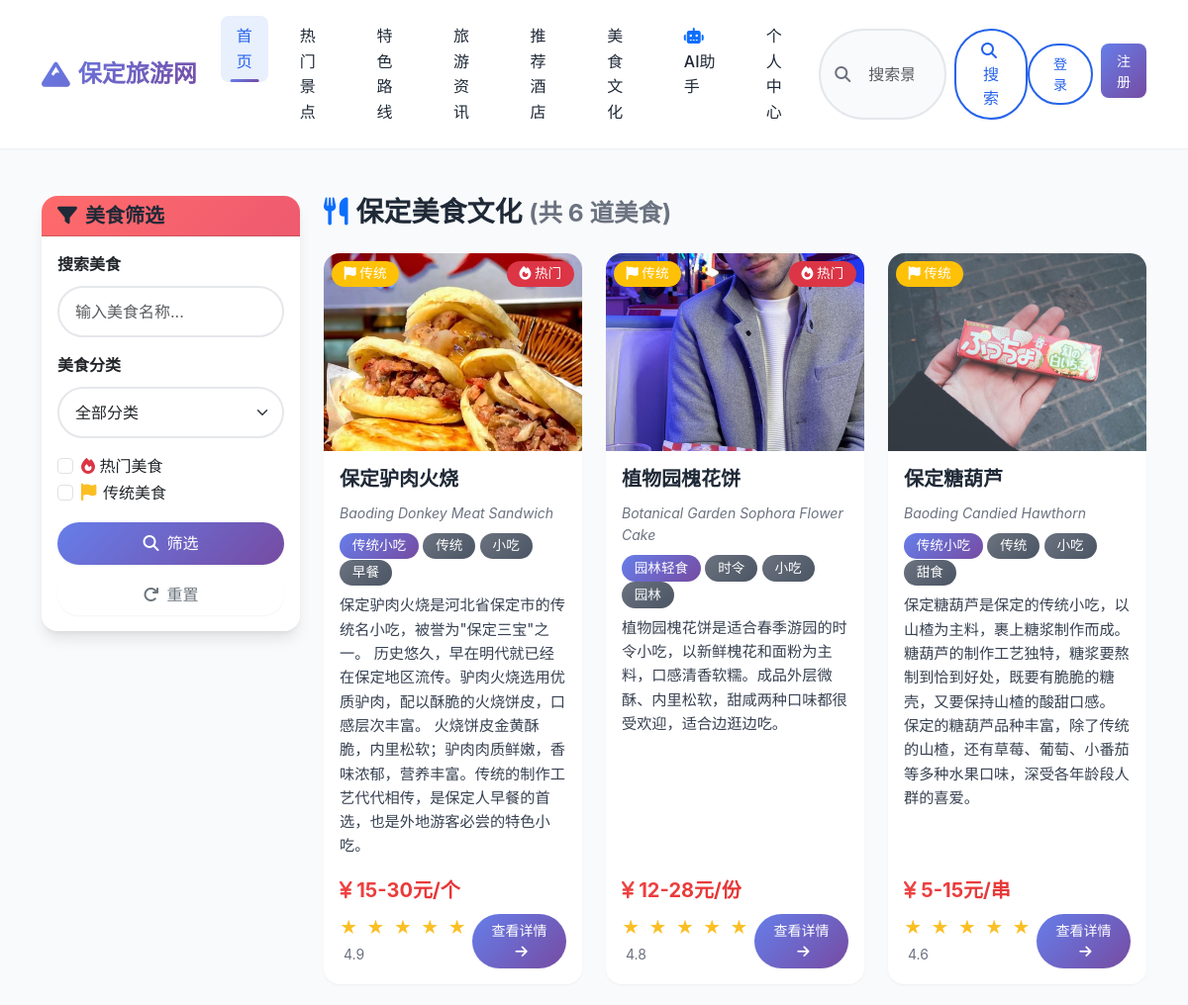
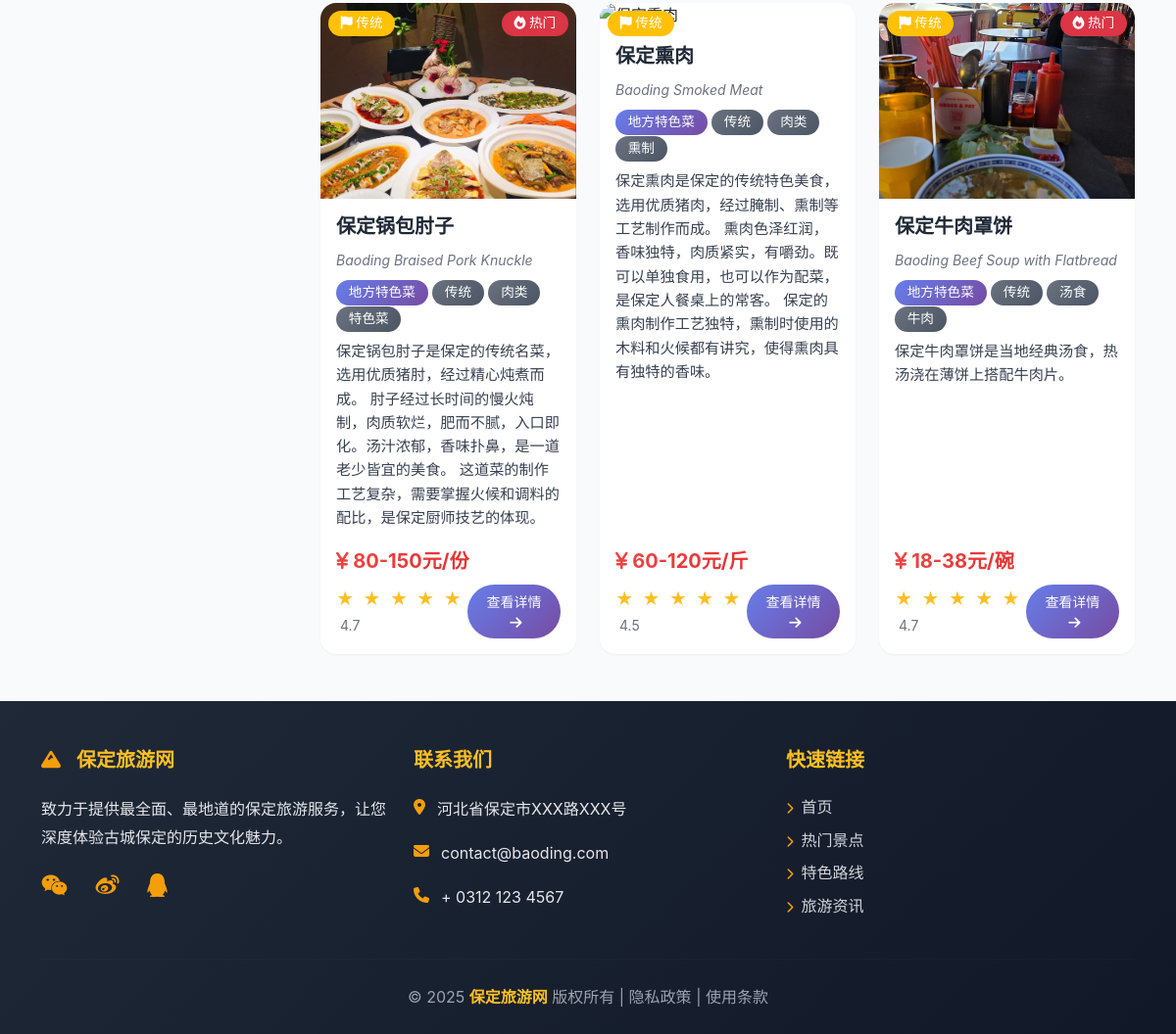
Page /foods/ on the committed database (2 pictures, top to bottom).
### apps/foods/models.py (models this page shows, shortened)
class Food(models.Model):
    category = models.ForeignKey(
        FoodCategory,
        on_delete=models.SET_NULL,
        null=True,
        blank=True,
        related_name='foods',
        verbose_name="美食分类"
    )
    name = models.CharField(max_length=100, verbose_name="美食名称")
    english_name = models.CharField(max_length=100, blank=True, null=True, verbose_name="英文名称")
    description = models.TextField(verbose_name="美食介绍")
    ingredients = models.TextField(blank=True, null=True, verbose_name="主要食材")
    cooking_method = models.TextField(blank=True, null=True, verbose_name="制作方法")
    cultural_background = models.TextField(blank=True, null=True, verbose_name="文化背景")
    cover_image = models.ImageField(upload_to='food_covers/', verbose_name="封面图")
    price_range = models.CharField(max_length=50, blank=True, null=True, verbose_name="价格区间")
    average_price = models.DecimalField(max_digits=10, decimal_places=2, blank=True, null=True, verbose_name="平均价格")
    is_recommended = models.BooleanField(default=False, verbose_name="是否推荐")
    is_hot = models.BooleanField(default=False, verbose_name="是否热门")
    is_traditional = models.BooleanField(default=False, verbose_name="是否传统美食")
    rating = models.DecimalField(max_digits=3, decimal_places=1, default=5.0, verbose_name="评分")
    views_count = models.PositiveIntegerField(default=0, verbose_name="浏览次数")
    tags = models.CharField(max_length=200, blank=True, null=True, verbose_name="标签（用逗号分隔）")
    recommended_restaurants = models.TextField(blank=True, null=True, verbose_name="推荐餐厅（用换行分隔）")
    created_at = models.DateTimeField(auto_now_add=True, verbose_name="创建时间")
    updated_at = models.DateTimeField(auto_now=True, verbose_name="更新时间")
    display_order = models.PositiveIntegerField(default=0, verbose_name="显示顺序")
    class Meta:
        verbose_name = "美食"
        verbose_name_plural = verbose_name
        ordering = ['display_order', '-is_hot', '-is_recommended', '-rating', '-created_at']
        indexes = [
            models.Index(fields=['category', '-is_hot', '-rating']),
            models.Index(fields=['-created_at']),
        ]
    def get_tags_list(self):
        if self.tags:
            return [tag.strip() for tag in self.tags.split(',') if tag.strip()]
        return []

class FoodCategory(models.Model):
    name = models.CharField(max_length=50, verbose_name="分类名称")
    description = models.TextField(blank=True, null=True, verbose_name="分类描述")
    icon = models.CharField(max_length=50, blank=True, null=True, verbose_name="图标类名（Font Awesome）")
    display_order = models.PositiveIntegerField(default=0, verbose_name="显示顺序")
    class Meta:
        verbose_name = "美食分类"
        verbose_name_plural = verbose_name
        ordering = ['display_order', 'name']

### apps/foods/views.py (the view, shortened to what this page needs)
# urls.py: path('', views.FoodListView.as_view(), name='list'),
class FoodListView(ListView):
    model = Food
    template_name = 'foods/list.html'
    context_object_name = 'foods'
    paginate_by = 12
    def get_queryset(self):
        queryset = Food.objects.select_related('category').prefetch_related('images').all()
        category_id = self.request.GET.get('category')
        if category_id:
            queryset = queryset.filter(category_id=category_id)
        search = self.request.GET.get('search')
        is_hot = self.request.GET.get('is_hot')
        if is_hot == '1':
            queryset = queryset.filter(is_hot=True)
        is_traditional = self.request.GET.get('is_traditional')
        if is_traditional == '1':
            queryset = queryset.filter(is_traditional=True)
        return queryset
    def get_context_data(self, **kwargs):
        context = super().get_context_data(**kwargs)
        context['categories'] = FoodCategory.objects.all()
        context['selected_category'] = self.request.GET.get('category')
        context['search'] = self.request.GET.get('search', '')
        context['is_hot'] = self.request.GET.get('is_hot')
        context['is_traditional'] = self.request.GET.get('is_traditional')
        return context

### apps/index/templatetags/index_tags.py (called while the page is built)
@register.filter
def stars(value):
    try:
        rating = float(value)
        full_stars = int(rating)
        has_half = (rating - full_stars) >= 0.5
        return {
            'full': full_stars,
            'has_half': has_half,
            'empty': 5 - full_stars - (1 if has_half else 0),
            'rating': rating
        }
    except (ValueError, TypeError):
        return {
            'full': 0,
            'has_half': False,
            'empty': 5,
            'rating': 0
        }

### templates/foods/list.html (shortened to what this page needs)
{% extends 'common/base.html' %}
{% load static %}
{% block content %}
<div class="container my-5">
    <div class="row">
        <div class="col-lg-3">
            <div class="card border-0 shadow-lg mb-4 sticky-top" style="top: 100px;">
                <div class="card-header text-white rounded-top-lg" style="background: linear-gradient(135deg, #ff6b6b 0%, #ee5a6f 100%);">
                    <h5 class="mb-0"><i class="fas fa-filter me-2"></i>美食筛选</h5>
                </div>
                <div class="card-body">
                    <form method="get" action="{% url 'foods:list' %}" id="filter-form">
                        <div class="mb-3">
                            <label for="search" class="form-label fw-bold">搜索美食</label>
                            <input type="text" class="form-control rounded-pill" id="search" name="search"
                                   value="{{ search }}" placeholder="输入美食名称...">
                        </div>
                        <div class="mb-3">
                            <label for="category" class="form-label fw-bold">美食分类</label>
                            <select class="form-select rounded-pill" id="category" name="category">
                                <option value="">全部分类</option>
                            </select>
                        </div>
                        <div class="mb-3">
                            <div class="form-check">
                                <input class="form-check-input" type="checkbox" id="is_hot" name="is_hot" value="1" {% if is_hot %}checked{% endif %}>
                                <label class="form-check-label" for="is_hot">
                                    <i class="fas fa-fire text-danger"></i> 热门美食
                                </label>
                            </div>
                            <div class="form-check">
                                <input class="form-check-input" type="checkbox" id="is_traditional" name="is_traditional" value="1" {% if is_traditional %}checked{% endif %}>
                                <label class="form-check-label" for="is_traditional">
                                    <i class="fas fa-flag text-warning"></i> 传统美食
                                </label>
                            </div>
                        </div>
                        <button type="submit" class="btn btn-primary w-100 rounded-pill">
                            <i class="fas fa-search me-2"></i>筛选
                        </button>
                        <a href="{% url 'foods:list' %}" class="btn btn-outline-secondary w-100 rounded-pill mt-2">
                            <i class="fas fa-redo me-2"></i>重置
                        </a>
                    </form>
                </div>
            </div>
        </div>
        <div class="col-lg-9">
            <div class="d-flex justify-content-between align-items-center mb-4">
                <h3 class="mb-0">
                    <i class="fas fa-utensils text-primary me-2"></i>保定美食文化
                    <small class="text-muted">(共 {{ foods|length }} 道美食)</small>
                </h3>
            </div>
    {% if foods %}
    <div class="row g-4">
        {% for food in foods %}
        <div class="col-md-6 col-lg-4">
            <div class="card h-100 shadow-sm hover-shadow-lg transition-all">
                <div class="position-relative">
                    {% if food.cover_image %}
                    <img src="{{ food.cover_image.url }}" class="card-img-top" alt="{{ food.name }}" style="height: 200px; object-fit: cover;">
                    {% else %}
                    <div class="card-img-top bg-light d-flex align-items-center justify-content-center" style="height: 200px;">
                        <i class="fas fa-utensils fa-3x text-muted"></i>
                    </div>
                    {% endif %}
                    {% if food.is_hot %}
                    <span class="badge bg-danger position-absolute top-0 end-0 m-2">
                        <i class="fas fa-fire"></i> 热门
                    </span>
                    {% endif %}
                    {% if food.is_traditional %}
                    <span class="badge bg-warning position-absolute top-0 start-0 m-2">
                        <i class="fas fa-flag"></i> 传统
                    </span>
                    {% endif %}
                </div>
                <div class="card-body d-flex flex-column">
                    <h5 class="card-title">{{ food.name }}</h5>
                    {% if food.english_name %}
                    <p class="text-muted small mb-2"><em>{{ food.english_name }}</em></p>
                    {% endif %}
                    <div class="mb-2">
                        {% if food.category %}
                        <span class="badge bg-primary">{{ food.category.name }}</span>
                        {% endif %}
                        {% for tag in food.get_tags_list|slice:":3" %}
                        <span class="badge bg-secondary">{{ tag }}</span>
                        {% endfor %}
                    </div>
                    <p class="card-text small flex-grow-1">{{ food.description|truncatewords:15 }}</p>
                    <div class="mt-auto">
                        {% if food.price_range %}
                        <p class="text-danger fw-bold mb-2">
                            <i class="fas fa-yen-sign"></i> {{ food.price_range }}
                        </p>
                        {% endif %}
                        <div class="d-flex justify-content-between align-items-center">
                            <div>
                                <span class="text-warning small">
                                    {% load index_tags %}
                                    {% with stars=food.rating|stars %}
                                        {% for i in "12345" %}
                                            {% if forloop.counter <= stars.full %}
                                                ★
                                            {% elif forloop.counter == stars.full|add:1 and stars.has_half %}
                                                ★
                                            {% else %}
                                                ☆
                                            {% endif %}
                                        {% endfor %}
                                    {% endwith %}
                                </span>
                                <small class="text-muted ms-1">{{ food.rating|floatformat:1 }}</small>
                            </div>
                            <a href="{% url 'foods:detail' pk=food.id %}" class="btn btn-sm btn-primary rounded-pill">
                                查看详情 <i class="fas fa-arrow-right ms-1"></i>
                            </a>
                        </div>
                    </div>
                </div>
            </div>
        </div>
        {% endfor %}
    </div>
    {% else %}
    <div class="alert alert-info text-center">
        <p class="mb-0">暂无美食信息</p>
    </div>
    {% endif %}
        </div>
    </div>
</div>
{% endblock %}

### static/css/style.css (style rules this page uses)
:root { --primary-color: #2563eb; --primary-dark: #1e40af; --primary-light: #3b82f6; --secondary-color: #10b981; --accent-color: #f59e0b; --danger-color: #ef4444; --text-dark: #1f2937; --text-gray: #6b7280; --bg-light: #f9fafb; --bg-white: #ffffff; --border-color: #e5e7eb; --shadow-sm: 0 1px 2px 0 rgba(0, 0, 0, 0.05); --shadow-md: 0 4px 6px -1px rgba(0, 0, 0, 0.1), 0 2px 4px -1px rgba(0, 0, 0, 0.06); --shadow-lg: 0 10px 15px -3px rgba(0, 0, 0, 0.1), 0 4px 6px -2px rgba(0, 0, 0, 0.05); --shadow-xl: 0 20px 25px -5px rgba(0, 0, 0, 0.1), 0 10px 10px -5px rgba(0, 0, 0, 0.04); --gradient-primary: linear-gradient(135deg, #667eea 0%, #764ba2 100%); --gradient-secondary: linear-gradient(135deg, #f093fb 0%, #f5576c 100%); --gradient-success: linear-gradient(135deg, #4facfe 0%, #00f2fe 100%); }
* { margin: 0; padding: 0; box-sizing: border-box; }
body { font-family: -apple-system, BlinkMacSystemFont, "Segoe UI", "PingFang SC", "Microsoft YaHei", Roboto, "Helvetica Neue", Arial, sans-serif; color: var(--text-dark); background-color: var(--bg-light); line-height: 1.6; -webkit-font-smoothing: antialiased; -moz-osx-font-smoothing: grayscale; }
.text-muted { color: #6b7280 !important; }
.card-text { color: #374151 !important; }
.card-title { color: #1f2937 !important; }
.btn { border-radius: 8px; font-weight: 500; padding: 0.6rem 1.5rem; transition: all 0.3s ease; border: none; box-shadow: var(--shadow-sm); }
.btn-primary { background: var(--gradient-primary); color: white; }
.btn-sm { padding: 0.4rem 1rem; font-size: 0.875rem; }
.card { border: none; border-radius: 16px; overflow: hidden; transition: all 0.3s ease; background: var(--bg-white); box-shadow: var(--shadow-md); }
.card-img-top { transition: transform 0.5s ease; }
.card-title { font-weight: 600; color: var(--text-dark); margin-bottom: 0.75rem; }
.card-text { color: var(--text-gray); font-size: 0.95rem; }
.badge { padding: 0.4rem 0.8rem; border-radius: 20px; font-weight: 500; font-size: 0.85rem; }
.bg-primary { background: var(--gradient-primary) !important; }
.bg-secondary { background: linear-gradient(135deg, #6b7280 0%, #4b5563 100%) !important; }
.form-control, .form-select { border-radius: 8px; border: 2px solid var(--border-color); padding: 0.75rem 1rem; transition: all 0.3s ease; }
.form-select.rounded-pill { border-radius: 50px !important; }
.text-warning { color: #fbbf24 !important; font-size: 1.1rem; letter-spacing: 2px; }
h1, h2, h3, h4, h5, h6 { font-weight: 700; color: var(--text-dark); margin-bottom: 1rem; }
img { transition: transform 0.3s ease; }
.card { animation: fadeInUp 0.6s ease-out; }
.card:nth-child(1) { animation-delay: 0.1s; }
.shadow-sm { box-shadow: var(--shadow-sm) !important; }
.shadow-lg { box-shadow: var(--shadow-lg) !important; }
html { scroll-behavior: smooth; }
.text-danger.fw-bold { font-size: 1.25rem; background: linear-gradient(135deg, #ef4444 0%, #dc2626 100%); -webkit-background-clip: text; -webkit-text-fill-color: transparent; background-clip: text; }

### rows in the picture
Food: cover_image (picture), is_hot True (drawn), is_traditional True (drawn), name "保定驴肉火烧", english_name "Baoding Donkey Meat Sandwich", category.name "传统小吃", get_tags_list "传统" "小吃" "早餐", description "保定驴肉火烧是河北省保定市的传统名小吃，被誉为\"保定三宝\"之一。 历史悠久，早在明代就已经在保定地区流传。驴肉火烧选用优质驴肉，配以酥脆的火烧饼皮，口感层次丰富。 火烧饼皮金黄酥脆，内里松软；驴肉肉质鲜嫩，香味浓郁，营养丰富。传统的制作工艺代代相传，是保定人早餐的首选，也是外地游客必尝的特色小吃。", price_range "15-30元/个", rating "4.9"
Food: cover_image (picture), is_hot True (drawn), is_traditional True (drawn), name "植物园槐花饼", english_name "Botanical Garden Sophora Flower Cake", category.name "园林轻食", get_tags_list "时令" "小吃" "园林", description "植物园槐花饼是适合春季游园的时令小吃，以新鲜槐花和面粉为主料，口感清香软糯。成品外层微酥、内里松软，甜咸两种口味都很受欢迎，适合边逛边吃。", price_range "12-28元/份", rating "4.8"
Food: cover_image (picture), is_traditional True (drawn), name "保定糖葫芦", english_name "Baoding Candied Hawthorn", category.name "传统小吃", get_tags_list "传统" "小吃" "甜食", description "保定糖葫芦是保定的传统小吃，以山楂为主料，裹上糖浆制作而成。 糖葫芦的制作工艺独特，糖浆要熬制到恰到好处，既要有脆脆的糖壳，又要保持山楂的酸甜口感。 保定的糖葫芦品种丰富，除了传统的山楂，还有草莓、葡萄、小番茄等多种水果口味，深受各年龄段人群的喜爱。", price_range "5-15元/串", rating "4.6"
Food: cover_image (picture), is_hot True (drawn), is_traditional True (drawn), name "保定锅包肘子", english_name "Baoding Braised Pork Knuckle", category.name "地方特色菜", get_tags_list "传统" "肉类" "特色菜", description "保定锅包肘子是保定的传统名菜，选用优质猪肘，经过精心炖煮而成。 肘子经过长时间的慢火炖制，肉质软烂，肥而不腻，入口即化。汤汁浓郁，香味扑鼻，是一道老少皆宜的美食。 这道菜的制作工艺复杂，需要掌握火候和调料的配比，是保定厨师技艺的体现。", price_range "80-150元/份", rating "4.7"
Food: is_traditional True (drawn), name "保定熏肉", english_name "Baoding Smoked Meat", category.name "地方特色菜", get_tags_list "传统" "肉类" "熏制", description "保定熏肉是保定的传统特色美食，选用优质猪肉，经过腌制、熏制等工艺制作而成。 熏肉色泽红润，香味独特，肉质紧实，有嚼劲。既可以单独食用，也可以作为配菜，是保定人餐桌上的常客。 保定的熏肉制作工艺独特，熏制时使用的木料和火候都有讲究，使得熏肉具有独特的香味。", price_range "60-120元/斤", rating "4.5"
Food: cover_image (picture), is_hot True (drawn), is_traditional True (drawn), name "保定牛肉罩饼", english_name "Baoding Beef Soup with Flatbread", category.name "地方特色菜", get_tags_list "传统" "汤食" "牛肉", description "保定牛肉罩饼是当地经典汤食，热汤浇在薄饼上搭配牛肉片。", price_range "18-38元/碗", rating "4.7"

### other values in the picture
{{ foods|length }} "6"
